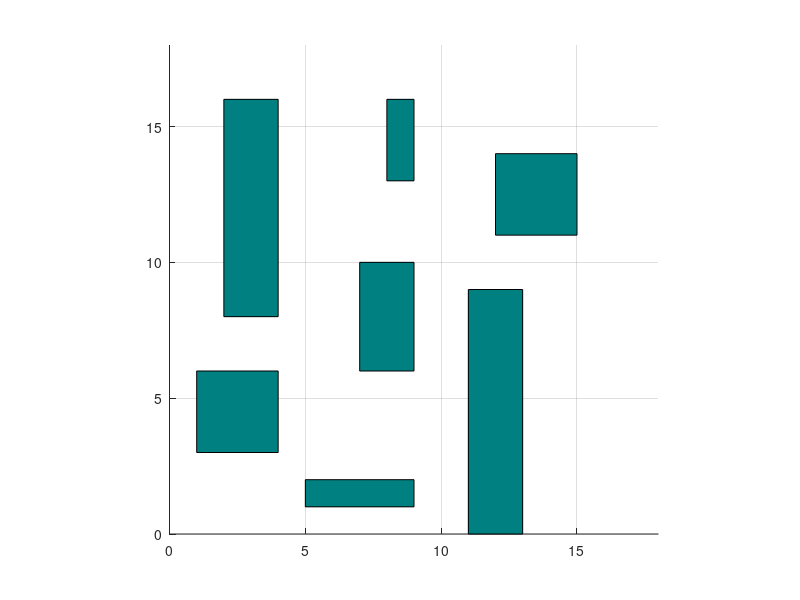

This figure's MATLAB source: (Note: this script raises an error after producing the figure.)

%%%%%%%%%%%%%%%%%%%%%%%%%%%%%%%%%%%%%%%%%%%%%%%%%%%%%%%%%%%%%%%%%%%%%%%%%%%
%
% ECE8743 Advanced Robotics
% Visibility Graph based robot global path planning for static obstacles
% Evloved from Aditya Jain's codes
%
% Configued in Environment 3
%%
%%
%%%%%%%%%%%%%%%%%%%%%%%%%%%%%%%%%%%%%%%%%%%%%%%%%%%%%%%%%%%%%%%%%%%%%%%%%%%
%

clc
close all
clear
tic
%% Defining environment variables
start = [1,15];     % start position
goal = [15, 1];   % goal position
n = 2;             % no. of obstacles

%% Defining the grid
figure

%%% 1st Config %%%%
% rectangle('Position',[20 10 40 30], 'FaceColor',[0 .5 .5])
% axis([0 100 0 100])
% axis square
% 
% hold on
% rectangle('Position',[50 60 20 20], 'FaceColor',[0 .5 .5])
%%%%%%%%%%%%%%%%%%%


%%% Environment 2 - 2nd Config
% rectangle('Position',[20 10 40 20], 'FaceColor',[0 .5 .5])
% axis([0 100 0 100])
% axis square

% rectangle('Position',[70 10 20 40], 'FaceColor',[0 .5 .5])
% rectangle('Position',[10 40 40 20], 'FaceColor',[0 .5 .5])
% rectangle('Position',[20 70 60 20], 'FaceColor',[0 .5 .5])
%%%%%%%%%%%%%


%%% 3rd Config
% rectangle('Position',[20 10 20 20], 'FaceColor',[0 .5 .5])
axis([0 18 0 18])
grid on
axis square

rectangle('Position',[1 3 3 3], 'FaceColor',[0 .5 .5])
rectangle('Position',[2 8 2 8], 'FaceColor',[0 .5 .5])
rectangle('Position',[5 1 4 1], 'FaceColor',[0 .5 .5])
rectangle('Position',[7 6 2 4], 'FaceColor',[0 .5 .5])
rectangle('Position',[8 13 1 3], 'FaceColor',[0 .5 .5])
rectangle('Position',[11 0 2 9], 'FaceColor',[0 .5 .5])
rectangle('Position',[ 12 11  3 3], 'FaceColor',[0 .5 .5])
% rectangle('Position',[80 35 15 40], 'FaceColor',[0 .5 .5])
%%%%%%%%%%%%%



% Plotting start position
circles(start(1), start(2),0.5, 'facecolor','green')

% Plotting goal position
circles(goal(1), goal(2),0.5, 'facecolor','yellow')

%% initialising the hash map

%%% 1st Config
% keys = {'a', 'b', 'c', 'd', 'e', 'f', 'g', 'h', 'i', 'j'};
% values = {start, [20,10], [20,40], [60,40], [60,10], [50,60], [50,80], [70,80], [70,60], goal};
%%%%%%%%%%%%%%%%%

%%% 2nd Config
% keys = {'a', 'b', 'c', 'd', 'e', 'f', 'g', 'h', 'i', 'j', 'k', 'l', 'm', 'n', 'o', 'p', 'q', 'r'};
% values = {start, [20,10], [20,30], [60,30], [60,10], [10,40], [10,60], [50,60], [50,40], [70,10], [70,50], [90,50], [90,10], [20,70], [20,90], [80,90], [80,70], goal};
%%%%%%%%%%%%%%%%%

%%% 3rd Config
keys = {'a', 'b', 'c', 'd', 'e', 'f', 'g', 'h', 'i', 'j', 'k', 'l', 'm', 'n', 'o', 'p', 'q', 'r', 's', 't', 'u', 'v', 'w', 'x', 'y', 'z','aa','ab','ac','ad'};
values = {start, [1 ,3] , [1,6], [4, 6], [4 ,3],[2 ,8],[2,16],[4 16],[4 ,8], [5 ,1] ,[5 ,2] ,[9 ,2] ,[9 ,1], [7 ,6] ,[7 ,10] ,[9 ,10] ,[9 ,6],[8 ,13] ,[8 ,16] ,[9 ,16] ,[9 ,13],[11 ,0] ,[11 ,9] ,[13 ,9] ,[13 ,0], [12 ,11] ,[12 ,14] ,[15 ,14] ,[15 ,11], goal};
%%%%%%%%%%%%%%%%%

Map = containers.Map(keys, values);
len = Map.values;
Map('j');


%% Building all the obstacle edges
length = size(keys);    % this contains the number of nodes

edges = [];

for i = 2:(length(2)-2)   
        temp = [values{1,i}(1), values{1,i+1}(1), values{1,i}(2), values{1,i+1}(2)];
        edges = vertcat(edges, temp);                
end


% Removing edges which are not obstacle edges
sizeEdges = size(edges);
i = 4;
while i < (sizeEdges(1)-1)
    [edges,ps] = removerows(edges,'ind',i);
    sizeEdges = size(edges);
    i = i + 3;
end

% Adding 1 edge pair in each obstacle which were not added in the earlier
% for loop
i = 2;
while i < length(2)-2    
    temp = [values{1,i}(1), values{1,i+3}(1), values{1,i}(2), values{1,i+3}(2)];
    edges = vertcat(edges, temp);
    i = i + 4;    
end


%% Calculating the valid edges and adding them to the graph
ledgeSize = size(edges);
noEdges = ledgeSize(1);

G = graph();

for i = 1:length(2)    
    for j = (i + 1):length(2)        
        % find equation of the edge to be checked
        p1 = values{1,i};
        q1 = values{1,j};
        m1 = (q1(2)-p1(2))/(q1(1)-p1(1));
        c1 = p1(2) - m1*(p1(1));
        %%%%%%%%%%%%
    
        flag = 1;    % flag to check if the edge has any intersection with any other edge;
                     % '1' means no intersection
        % need to compare with the edges   
        for k = 1:noEdges
            
            ed = edges(k,:);            
            m2 = (ed(4) - ed(3))/(ed(2) - ed(1));
            if(ed(2)==ed(1))
                m2 = 1e+10;
            end
            c2 = ed(3) - m2*ed(1);  
            
            if m1==m2 %% ignoring 
                t = 1;
            else
                
                %%%%%%
                temp1 = ed(3) - m1*ed(1) - c1;
                temp2 = ed(4) - m1*ed(2) - c1;
                
                temp3 = p1(2) - m2*p1(1) - c2;
                temp4 = q1(2) - m2*q1(1) - c2;
                
                if (sign(temp1) ~= sign(temp2)) &&  sign(temp1)~=0 && sign(temp2)~=0 && (sign(temp3) ~= sign(temp4)) &&  sign(temp3)~=0 && sign(temp4)~=0
                    flag = 0;
                    break
                end
                %%%%%%
            end

        end
        if flag==1
            G = addedge(G,keys{i}, keys{j});
        end
                
    end    
end

%% Removing the diagonals of the obstacle from the visible edges
length = size(keys);    % this contains the number of nodes
i = 2;
pair = [keys; values]; % this is used to find the corresonding letter with its point and what number it is on the list 
while i < (length(2)-2)
    
    G = rmedge(G,keys{i}, keys{i+2});
    G = rmedge(G,keys{i+1}, keys{i+3});
    i = i + 4;
end

G = rmedge(G,keys{3}, keys{11});
G = rmedge(G,keys{11}, keys{16});
G = rmedge(G,keys{17}, keys{8});
 G = rmedge(G,keys{20}, keys{15});
G = rmedge(G,keys{2}, keys{13});
% G = rmedge(G,keys{9}, keys{12});

%% Plotting all the visible edges

visEd = G.Edges;  % this has the visible edges
sizeEd = size(G.Edges);

for i=1:sizeEd(1)
   x = visEd(i,1);
   xx = x{1,1};
   p1 = Map(xx{1,1});
   p2 = Map(xx{1,2});
   xpoints = [p1(1,1), p2(1,1)];
   ypoints = [p1(1,2), p2(1,2)];
   hold on
   plot(xpoints, ypoints, 'b')
end

%% finding the shortest path in the graph and printing it 

path = shortestpath(G, keys{1}, keys{length(2)});
pathSize = size(path);

totalDis = 0;    % this will contain the total distance in units for the final selected path

for i=1:pathSize(2)-1
    p1 = Map(path{i});
    p2 = Map(path{i+1});
    
    totalDis = totalDis + EuclDist(p1,p2);
    
    xpoints = [p1(1,1), p2(1,1)];
    ypoints = [p1(1,2), p2(1,2)];
    hold on
    plot(xpoints, ypoints, 'k', 'LineWidth', 3)
    title('Visibility Graph')
end

pairm = [keys; values];

toc
totalDis
%%%%%%%%%%%%%% end %%%%%%%%%%%%%%%%%%%%%%%%%%%%%%%%%%%
